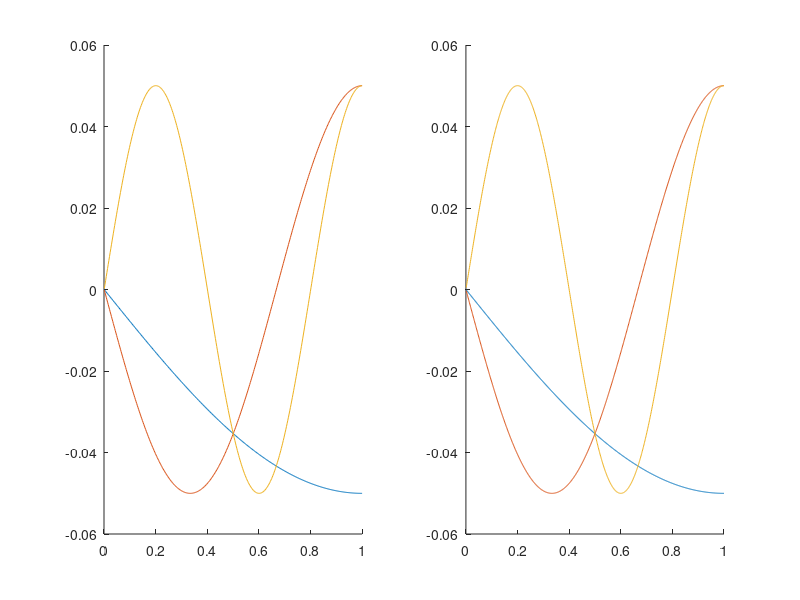
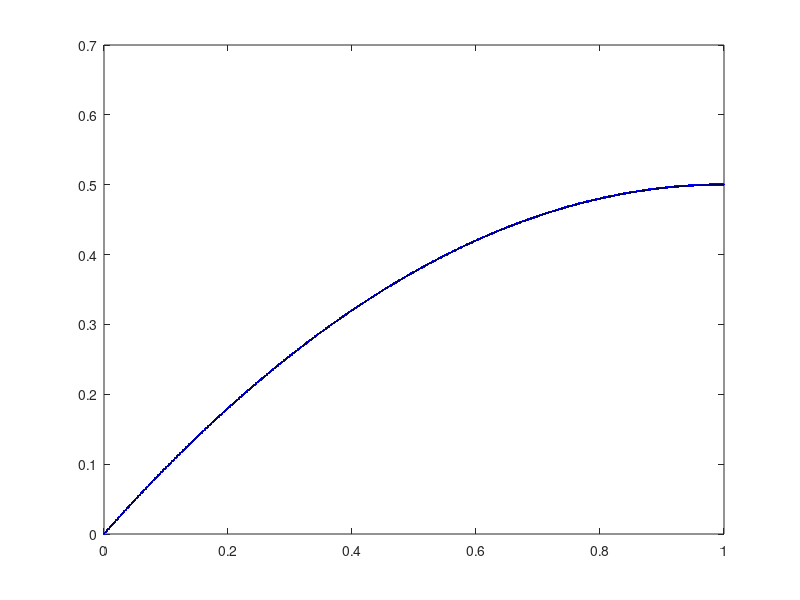
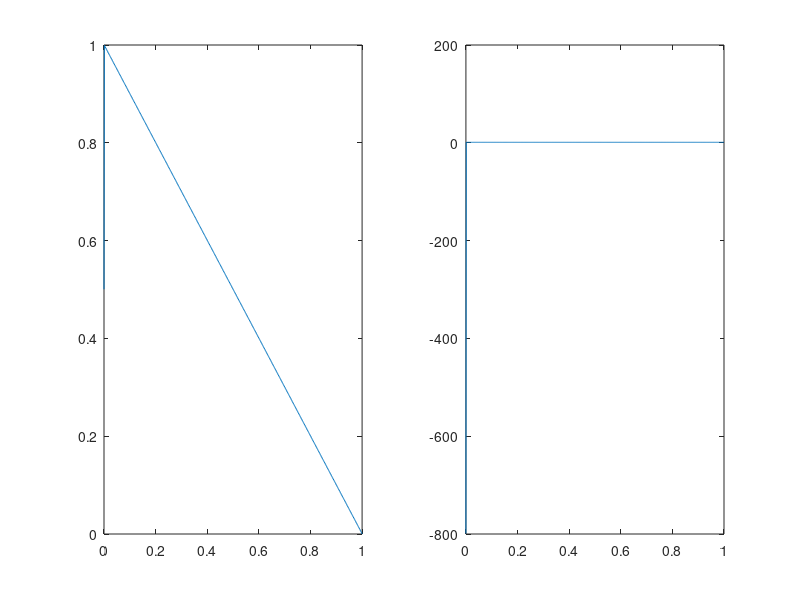

The MATLAB source for these figures, in order:
close all
N = 800;
nconst = 1;
L = 1.0;
lvals = linspace(0,L,N);
dl = lvals(2)-lvals(1);
Dm = zeros(N,N);


fval = 1.0;
Aval = 1.0;

%% Central difference
for i = 1:(N-1)
    Dm(i,i+1) = 1/(2 * dl);
    Dm(i+1,i) = -1/(2 * dl);
end

Dm(1,1) = -1/dl;
Dm(1,2) = 1/dl;

Dm(N,N) = 1/dl;
Dm(N,N-1) = -1/dl;


% %% Backward difference
% for i = 2:(N)
%     Dm(i,i) = 1/dl;
%     Dm(i,i-1) = -1/dl;
% end
% %Dm(N,N-1) = -1/dl;
% Dm(N,N) = -1/dl;
% 
% Dp = zeros(N,N);
% 
% for i = 1:(N-1)
%     Dp(i,i+1) = 1/dl;
%     Dp(i,i) = -1/dl;
% end
% Dp(N,N) = -1/dl;
% %Dp(N,N) = 1/dl;


%% 
Dm2 = (Dm')*Dm;

Dmv2 = zeros(N,N);

for i = 1:N
    Dmv2(i,i) = -2/(dl^2);
    if i < N
        Dmv2(i,i+1) = 1/(dl^2);
        Dmv2(i+1,i) = 1/(dl^2);
    end
end
Dmv2(N,N-1) = 1/dl;
Dmv2(N,N) = -1/dl;


[A,B] = eig(Dm2((nconst+1):end,(nconst+1):end));
nvals = 5;
nvec = pi*(1 + (0:(nvals-1)))/2;
figure()
dspacing = 2;
for i = 1:2:nvals
    subplot(1,2,1)
    hold all
    plot(lvals((nconst+1):dspacing:end),A(1:dspacing:end,i))
    amp = max(abs(A(:,i)));
    sgn = sign(A(2,i) - A(1,i));
    subplot(1,2,2)
    hold all
    plot(lvals((nconst+1):end),amp*sgn*sin(nvec(i)*lvals((nconst+1):end)))
end


figure()

DDconst = Dm2((nconst+1):end,(nconst+1):end);
DDconst2 = Dmv2((nconst+1):end,(nconst+1):end);

fconst = fval*ones(N - nconst,1);

qsolve = (Aval*DDconst)\(fconst);
qsolve2 = (Aval*DDconst2)\(-fconst);
qext = [zeros(nconst,1);qsolve];
plot(lvals(1:dspacing:end),qext(1:dspacing:end),'b.')
hold all
%plot(lvals,[zeros(nconst,1);qsolve2],'r.')

C0 = fval*L/Aval;
fanal = @(S) -(fval/Aval)*S.^2 / 2 + C0 * S;
plot(lvals,fanal(lvals),'k-')

 dq = Dm*qext;

ddq = Dm2*qext;

figure()
subplot(1,2,1)
plot(lvals,dq)

hold all
subplot(1,2,2)
plot(lvals,ddq)

%%

DD = - Dm2;

DDDD = -(DD')*DD;